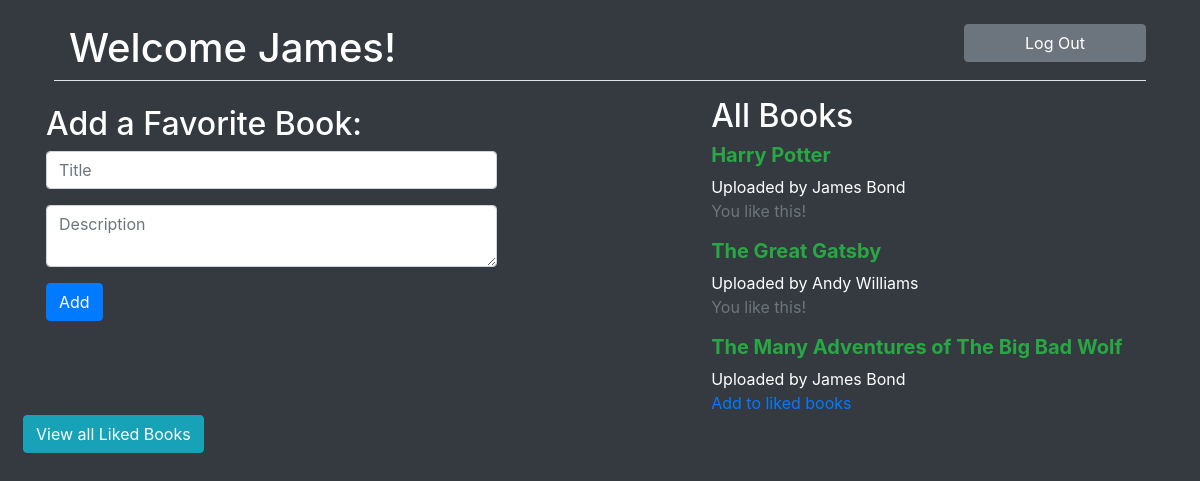
Screenshot of /home (signed in) with the database file from the repository.
### books_app/models.py (models this page shows)
class User(models.Model):
    first_name = models.CharField(max_length = 45)
    last_name = models.CharField(max_length = 45)
    email = models.CharField(max_length = 45)
    password = models.CharField(max_length = 255)
    created_at = models.DateTimeField(auto_now_add = True)
    updated_at = models.DateTimeField(auto_now = True)
    objects = UserManager()

class Book(models.Model):
    title = models.CharField(max_length = 255)
    desc = models.TextField()
    created_at = models.DateTimeField(auto_now_add = True)
    updated_at = models.DateTimeField(auto_now = True)
    uploaded_by = models.ForeignKey(User,related_name = 'books_uploaded',on_delete = models.CASCADE)
    liked_by = models.ManyToManyField(User, related_name = 'books_liked')
    objects = BookManager()

### books_app/views.py (the view)
# urls.py: path('home',views.home),
def home(request):
    if 'userid' in request.session:
        context = {
            'user':User.objects.get(id = int(request.session['userid'])),
            'all_books':Book.objects.all(),
        }
        return render(request,'dashboard.html',context)
    return redirect('/')

### books_app/templates/dashboard.html (shortened to what this page needs)
<!DOCTYPE html>
<html lang="en">
<head>
    <link rel="stylesheet" href="https://cdn.jsdelivr.net/npm/bootstrap@4.5.3/dist/css/bootstrap.min.css"
>
</head>
<body class='bg-dark text-white'>
    <div class='container p-2 '>
        <div class='row border-bottom m-3'>
            <h1 class='col-10'> Welcome {{user.first_name}}!</h1>
            <a href='/logout' class='col h-50 btn btn-secondary'>Log Out</a>
        </div>
        <div class='row justify-content-between'>
            <div class='col-5 m-2'>
                <h2>Add a Favorite Book:</h2>
                <form action='/add_book' method='POST'>
                    <div class="form-group">
                        <input type='text' name='title' placeholder="Title" class="form-control">
                    </div>
                    <div class="form-group">
                        <textarea name='desc' placeholder="Description" class="form-control"></textarea>
                    </div>
                    <input type='submit' class='btn btn-primary' value='Add'>
                </form>
            </div>
            <div class='col-5'>
                <h2>All Books</h2>
                {% for book in all_books %}
                <h5><a class = 'text-success font-weight-bold' href='books/{{book.id}}'>{{book.title}}</a></h5>
                <p class = 'mb-0'>Uploaded by {{book.uploaded_by.first_name}} {{book.uploaded_by.last_name}}</p>
                {% if user in book.liked_by.all %}
                    <p class = 'text-secondary'>You like this!</p>
                {% else %}
                    <a href = '/books/{{book.id}}/like'>Add to liked books</a>
                {% endif %}
                {% endfor %}
            </div>
        </div>
        <div class = 'row'>
            <a class = 'btn btn-info' href = '/liked_books'>View all Liked Books</a>
        </div>
    </div>
</body>
</html>

### rows the page displays
User: first_name "James"
Book: title "Harry Potter", uploaded_by.first_name "James", uploaded_by.last_name "Bond", shows "You like this!"
Book: title "The Great Gatsby", uploaded_by.first_name "Andy", uploaded_by.last_name "Williams", shows "You like this!"
Book: title "The Many Adventures of The Big Bad Wolf", uploaded_by.first_name "James", uploaded_by.last_name "Bond"
